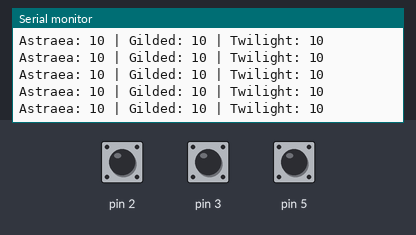
This sketch was run on a simulated Arduino Uno, built with avr-gcc and run on an emulated ATmega328P. Shown: the last lines printed to the serial monitor. The inputs (shaded band) are chosen by the test bench; at power-on: pin 2 HIGH, pin 3 HIGH, pin 5 HIGH.

Above: at 1.2 s.
1.3 s: pin 2 pulled LOW for 0.15 s
At 1.33 s:
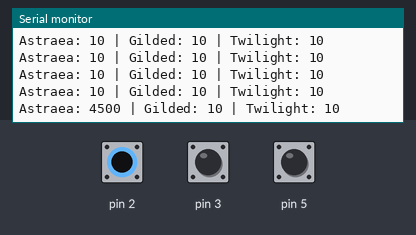
2.9 s: pin 3 pulled LOW for 0.15 s
4.5 s: pin 5 pulled LOW for 0.15 s
6.1 s: pin 3 pulled LOW for 3.2 s
At 6.17 s:
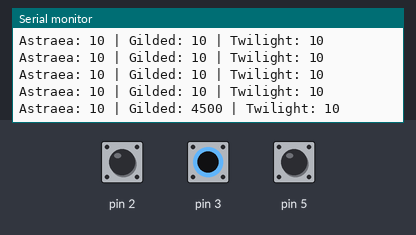
12.3 s: pin 5 pulled LOW for 1 s
At 12.41 s:
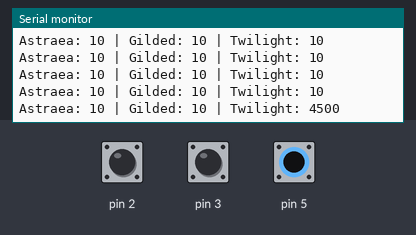

The sketch:

touch_sensor.ino
```cpp
#include <CapacitiveSensor.h>

// Define CapacitiveSensor instances
CapacitiveSensor cs_4_2 = CapacitiveSensor(4, 2);  // Astraea Core
CapacitiveSensor cs_7_3 = CapacitiveSensor(7, 3);  // Gilded Ramparts
CapacitiveSensor cs_8_5 = CapacitiveSensor(8, 5);  // Twilight Expanse

void setup() {
  Serial.begin(9600);

  // Disable auto calibration for stability
  cs_4_2.set_CS_AutocaL_Millis(0xFFFFFFFF);
  cs_7_3.set_CS_AutocaL_Millis(0xFFFFFFFF);
  cs_8_5.set_CS_AutocaL_Millis(0xFFFFFFFF);
}

void loop() {
  // Read capacitance values for each zone
  long sensorValue1 = cs_4_2.capacitiveSensor(30);
  long sensorValue2 = cs_7_3.capacitiveSensor(30);
  long sensorValue3 = cs_8_5.capacitiveSensor(30);

  // Print all values
  Serial.print("Astraea: ");
  Serial.print(sensorValue1);
  Serial.print(" | Gilded: ");
  Serial.print(sensorValue2);
  Serial.print(" | Twilight: ");
  Serial.println(sensorValue3);

  // Zone 1 — Astraea Core
  if (sensorValue1 > 500) {
    Serial.println("Touched Astraea Core!");
  }

  // Zone 2 — Gilded Ramparts
  if (sensorValue2 > 500) {
    Serial.println("Touched Gilded Ramparts!");
  }

  // Zone 3 — Twilight Expanse
  if (sensorValue3 > 500) {
    Serial.println("Touched Twilight Expanse!");
  }

  delay(100);  // Small delay between readings
}
```

Measured:
- after the input at 1.3 s, the serial monitor: prints a new line at once (image 1)
- after the input at 6.1 s, the serial monitor: prints a new line after 0.07 s (image 2)
- after the input at 12.3 s, the serial monitor: prints a new line after 0.11 s (image 3)
